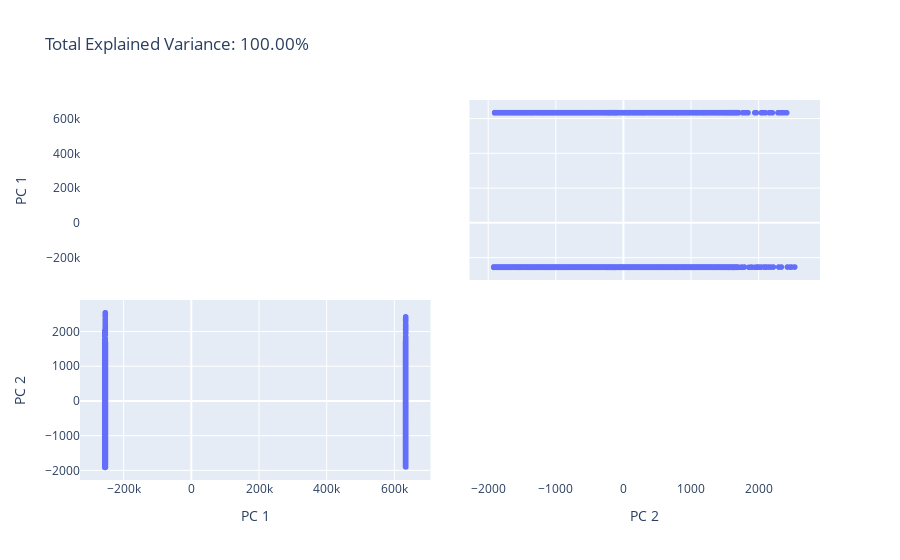

Source (notebook cell):
### Code cell
import plotly.express as px


total_var = dim_reducer.explained_variance_ratio_.sum() * 100

labels = {str(i): f"PC {i+1}" for i in range(n_components)}
labels['color'] = target

fig = px.scatter_matrix(
    x_train_reduced,
    dimensions=range(n_components),
    labels=labels,
    title=f'Total Explained Variance: {total_var:.2f}%',
)
fig.update_traces(diagonal_visible=False)
fig.show()

### Figure 1 — Plotly figure (JSON) as saved in the notebook; plotly's stock layout.template omitted (floating-point values rounded to 4 significant figures; data arrays with more than 128 entries replaced by an {"elided": "..."} marker saying what was removed)
{"data": [{"diagonal": {"visible": false}, "dimensions": [{"axis": {"matches": true}, "label": "PC 1", "values": {"elided": "6994 float values"}}, {"axis": {"matches": true}, "label": "PC 2", "values": {"elided": "6994 float values"}}], "hovertemplate": "%{xaxis.title.text}=%{x}<br>%{yaxis.title.text}=%{y}<extra></extra>", "legendgroup": "", "marker": {"color": "#636efa", "symbol": "circle"}, "name": "", "showlegend": false, "type": "splom"}], "layout": {"dragmode": "select", "legend": {"tracegroupgap": 0}, "title": {"text": "Total Explained Variance: 100.00%"}}}
